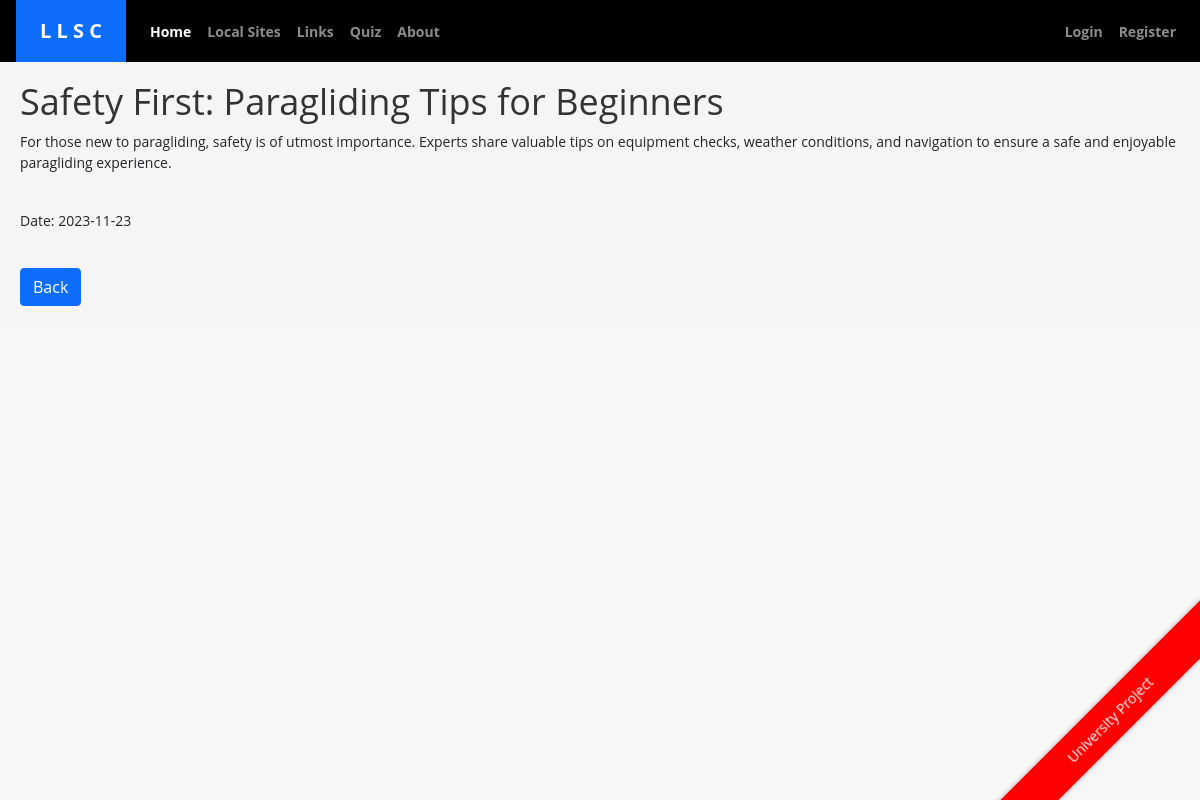
Screenshot of /news/Safety First: Paragliding Tips for Beginners with the database file from the repository.
### tables this page shows
CREATE TABLE news (
    id INTEGER PRIMARY KEY,
    date TEXT,
    title TEXT,
    text TEXT
);

### app.py (the view)
@app.route('/news/<string:title>')
def news(title):
    try:
        conn = sqlite3.connect('mydatabase.db')
        cursor = conn.cursor()
        cursor.execute("SELECT title, text, date FROM news WHERE title=?", (title,))
        news_data = cursor.fetchone()
        conn.close()
        if news_data:
            news_title, news_text, news_date = news_data
            return render_template('news.html', news_title=news_title, news_text=news_text, news_date=news_date)
        else:
            flash('News not found in the database.', 'danger')
            return redirect(url_for('index'))
    except sqlite3.Error as e:
        flash('An error occurred while fetching news data.', 'danger')
        return redirect(url_for('index'))

### templates/news.html (shortened to what this page needs)
<!DOCTYPE html>
<html lang="hu">
   <head>
      <link rel="stylesheet" href="https://cdn.jsdelivr.net/npm/bootstrap@5.1.3/dist/css/bootstrap.min.css" />
      <link rel="stylesheet" href="https://cdnjs.cloudflare.com/ajax/libs/tempusdominus-bootstrap-4/5.39.0/css/tempusdominus-bootstrap-4.min.css"
 />
      <link rel="stylesheet" href="{{ url_for('static', filename='style.css') }}">
      <link rel="stylesheet" href="https://unpkg.com/leaflet@1.9.3/dist/leaflet.css" />
   </head>
   <div class="container-xl main">
      <nav class="navbar navbar-expand-lg navbar-dark bg-dark fixed-top p-0">
         <a class="navbar-brand bg-primary px-4 py-3" href="{{ url_for('index') }}">
         L L S C
         </a>
         <div class="collapse navbar-collapse" id="navbarSupportedContent">
            <ul class="navbar-nav border-top border-lg-0">
               <li class="nav-item">
                  <a class="nav-link px-4 px-lg-2 py-3 active" aria-current="page"  href="{{ url_for('index') }}">Home </a>
               </li>
               <li class="nav-item">
                  <a class="nav-link px-4 px-lg-2 py-3" href="{{ url_for('sites') }}">Local Sites</a>
               </li>
               <li class="nav-item">
                  <a class="nav-link px-4 px-lg-2 py-3" href="{{ url_for('links') }}">Links</a>
               </li>
               <li class="nav-item">
                  <a class="nav-link px-4 px-lg-2 py-3" href="{{ url_for('quiz') }}">Quiz</a>
               </li>
               <li class="nav-item">
                  <a class="nav-link px-4 px-lg-2 py-3" href="{{ url_for('about') }}">About</a>
               </li>
            </ul>
            <ul class="navbar-nav ms-auto me-0 me-lg-3 border-top border-lg-0">
               {% if 'username' not in session %}
               <li class="nav-item">
                  <a class="nav-link px-4 px-lg-2 py-3" href="{{ url_for('login') }}">Login</a>
               </li>
               <li class="nav-item">
                  <a class="nav-link px-4 px-lg-2 py-3" href="{{ url_for('register') }}">Register</a>
               </li>
               {% endif %}
            </ul>
         </div>
      </nav>
   </div>
   <body class="content">
      <div class="links-container">
         <h1>{{ news_title }}</h1>
         <p>{{ news_text }}</p>
         <br>
         <p>Date: {{ news_date.split(' ')[0] }}</p>
         <br>
         <button class="btn btn-primary" onclick="history.go(-1)">Back</button>
      </div>
      <div class="flash-messages-container">
      </div>
      <div class="ribbon">
         <span>University Project</span>
      </div>
   </body>
</html>

### static/style.css (style rules this page uses)
.navbar-brand { margin-left: 1rem; }
body { font-family: "Open Sans", sans-serif; font-size: 14px; background-color: #f7f7f7; margin: 0; padding: 0; height: 100%; }
h1 { font-size: 36px; color: #333; }
a { color: #0077ff; text-decoration: none; font-weight: bold; transition: all 0.3s ease-in-out; }
.main { padding-top: 30px; }
button { background-color: #0077ff; color: #fff; border: none; border-radius: 5px; padding: 10px 20px; cursor: pointer; transition: background-color 0.3s; }
.flash-messages-container { position: fixed; bottom: 20px; left: 0; width: 100%; padding: 10px; background-color: transparent; z-index: 9999; }
.bg-dark { background-color: Black !important; }
@media (min-width: 992px) { .border-lg-0 { border: none !important; } }
.links-container, .about-container, .admin-panel-content, .quiz-container { background-color: #f5f5f5; padding: 20px; padding-top: 50px; }
.ribbon { position: fixed; bottom: 60px; right: -60px; transform: rotate(45deg); z-index: 9999; }
.ribbon span { display: block; width: 300px; padding: 10px; background: red; color: white; text-align: center; transform: rotate(270deg); box-shadow: 0 0 5px rgba(0,0,0,0.3); }

### rows the page displays
news: title "Safety First: Paragliding Tips for Beginners", text "For those new to paragliding, safety is of utmost importance. Experts share valuable tips on equipment checks, weather conditions, and navigation to ensure a safe and enjoyable paragliding experience.", date "2023-11-23"
